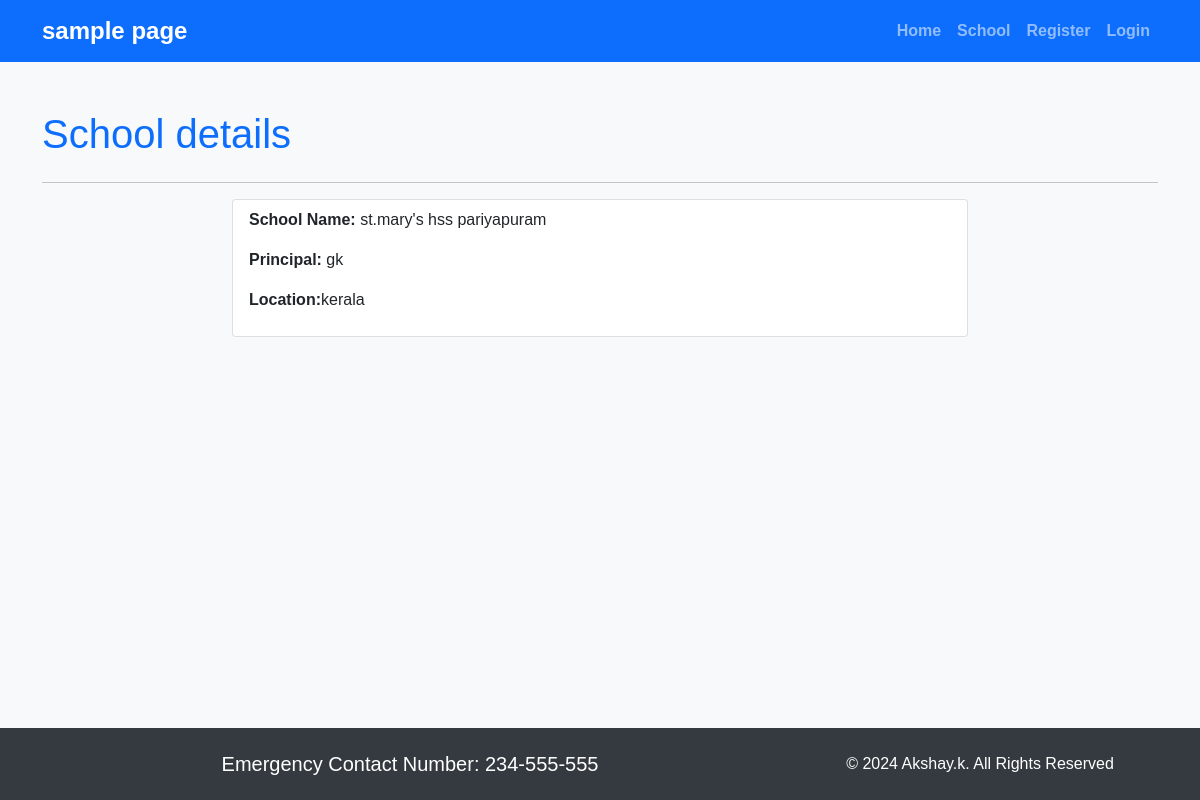
The page /school/1/ on the database its author committed.
### firstapp/models.py (models this page shows, shortened)
class School(models.Model):
    name=models.CharField(max_length=100)
    principal=models.CharField(max_length=100)
    location=models.CharField(max_length=100)

### firstapp/views.py (the view)
# urls.py: path('school/<int:pk>/',SchoolDetailView.as_view(),name='school_detail'),
class SchoolDetailView(DetailView):
    model=School
    template_name='school/school_detail.html'
    context_object_name='schooldetail'

### templates/school/school_detail.html
{% extends 'base.html' %}
{% block content %}
<h1 class="mb-4 text-primary">School details</h1>
<hr>
<div class="row justify-content-center">
    <div class="col-md-8">
        <div class="list-group">
            <div class="list-group-item list-group-item-action">
                <p><strong>School Name:</strong> {{ schooldetail.name }}</p>
                <p><strong>Principal:</strong>  {{ schooldetail.principal }}</p>
                <p><strong>Location:</strong>{{ schooldetail.location }}</p>
            </div>
        </div>
    </div>
</div>
</div>
{% endblock %}

### templates/base.html (style rules this page uses)
body { background-color: #f8f9fa; font-family: Arial, sans-serif; display: flex; flex-direction: column; min-height: 100vh; }

### rows shown on the page
School: name "st.mary's hss pariyapuram", principal "gk", location "kerala"
